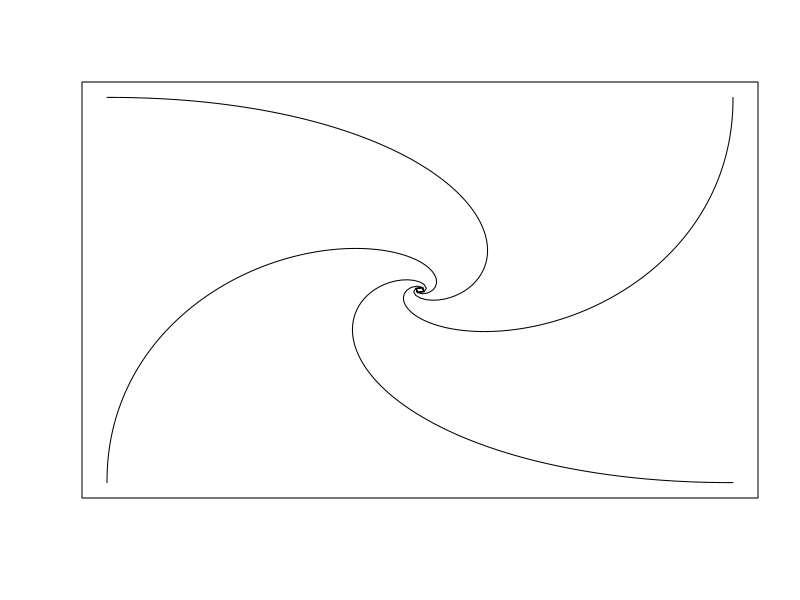

Generate this figure with R:
rm(list=ls())

t = 0.1 #time
v <- 1

Xpos1 <- function(x1, x2, y1 , y2, t, v){
	ans <- v*t* cos(atan( (y2-y1)/(x2-x1)  ))
	return(ans)
}
Ypos1 <- function(x1, x2, y1 , y2, t, v){
	ans <- v*t* sin(atan( (y2-y1)/(x2-x1)  ))
	return(ans)
}

Xpos2 <- function(x2, x3, y2 , y3, t, v){
	ans <- v*t* sin(atan( (x3-x2)/(y3-y2)  ) + pi)
	return(ans)
}
Ypos2 <- function(x2, x3, y2 , y3, t, v){
	ans <- v*t* cos(atan( (x3-x2)/(y3-y2)  ) + pi)
	return(ans)
}

Xpos3 <- function(x3, x4, y3 , y4, t, v){
	ans <- v*t* cos(atan( (y4-y3)/(x4-x3)  ) - pi)
	return(ans)
}
Ypos3 <- function(x3, x4, y3 , y4, t, v){
	ans <- v*t* sin(atan( (y4-y3)/(x4-x3)  ) + pi)
	return(ans)
}

Xpos4 <- function(x4, x1, y4 , y1, t, v){
	ans <- v*t* sin(atan( (x4-x1)/(y4-y1)  ) )
	return(ans)
}
Ypos4 <- function(x4, x1, y4 , y1, t, v){
	ans <- v*t* cos(atan( (x4-x1)/(y4-y1)  ) )
	return(ans)
}

xALLpos = data.frame(x1 = c(-5), x2 = c(5), x3 = c(5), x4 = c(-5))
yALLpos = data.frame(y1 = c(5),  y2 = c(5), y3 = c(-5), y4 = c(-5))
end=500

for( i in 1:end){

 if( yALLpos$y1[i] >= yALLpos$y4[i] && yALLpos$y1[i] >= yALLpos$y2[i]  ){
  tmpX1 <- Xpos1( xALLpos$x1[i], xALLpos$x2[i], yALLpos$y1[i] , yALLpos$y2[i], t, v )
  tmpX2 <- Xpos2( xALLpos$x2[i], xALLpos$x3[i], yALLpos$y2[i] , yALLpos$y3[i], t, v )
  tmpX3 <- Xpos3( xALLpos$x3[i], xALLpos$x4[i], yALLpos$y3[i] , yALLpos$y4[i], t, v )
  tmpX4 <- Xpos4( xALLpos$x4[i], xALLpos$x1[i], yALLpos$y4[i] , yALLpos$y1[i], t, v )

  tmpY1 <- Ypos1( xALLpos$x1[i], xALLpos$x2[i], yALLpos$y1[i] , yALLpos$y2[i], t, v )
  tmpY2 <- Ypos2( xALLpos$x2[i], xALLpos$x3[i], yALLpos$y2[i] , yALLpos$y3[i], t, v )
  tmpY3 <- Ypos3( xALLpos$x3[i], xALLpos$x4[i], yALLpos$y3[i] , yALLpos$y4[i], t, v )
  tmpY4 <- Ypos4( xALLpos$x4[i], xALLpos$x1[i], yALLpos$y4[i] , yALLpos$y1[i], t, v )
   
    as.data.frame(XtmpVec <- c( tmpX1, tmpX2, tmpX3, tmpX4) + xALLpos[i,])
    as.data.frame(YtmpVec <- c( tmpY1, tmpY2, tmpY3, tmpY4) + yALLpos[i,])

    xALLpos <- rbind(xALLpos, XtmpVec)
    yALLpos <- rbind(yALLpos, YtmpVec)
 }else{
  if(yALLpos$y1[i] < yALLpos$y4[i] && yALLpos$y1[i] >= yALLpos$y2[i] ){
	tmpX4 <- Xpos1( xALLpos$x4[i], xALLpos$x1[i], yALLpos$y4[i] , yALLpos$y1[i], t, v )
	tmpX1 <- Xpos2( xALLpos$x1[i], xALLpos$x2[i], yALLpos$y1[i] , yALLpos$y2[i], t, v )
	tmpX2 <- Xpos3( xALLpos$x2[i], xALLpos$x3[i], yALLpos$y2[i] , yALLpos$y3[i], t, v )
	tmpX3 <- Xpos4( xALLpos$x3[i], xALLpos$x4[i], yALLpos$y3[i] , yALLpos$y4[i], t, v )

	tmpY4 <- Ypos1( xALLpos$x4[i], xALLpos$x1[i], yALLpos$y4[i] , yALLpos$y1[i], t, v )
	tmpY1 <- Ypos2( xALLpos$x1[i], xALLpos$x2[i], yALLpos$y1[i] , yALLpos$y2[i], t, v )
	tmpY2 <- Ypos3( xALLpos$x2[i], xALLpos$x3[i], yALLpos$y2[i] , yALLpos$y3[i], t, v )
	tmpY3 <- Ypos4( xALLpos$x3[i], xALLpos$x4[i], yALLpos$y3[i] , yALLpos$y4[i], t, v )
   
    as.data.frame(XtmpVec <- c( tmpX1, tmpX2, tmpX3, tmpX4) + xALLpos[i,])
    as.data.frame(YtmpVec <- c( tmpY1, tmpY2, tmpY3, tmpY4) + yALLpos[i,])

    xALLpos <- rbind(xALLpos, XtmpVec)
    yALLpos <- rbind(yALLpos, YtmpVec)
  }else{
	if(yALLpos$y1[i] < yALLpos$y4[i] && yALLpos$y1[i] < yALLpos$y2[i] ){
	tmpX3 <- Xpos1( xALLpos$x3[i], xALLpos$x4[i], yALLpos$y3[i] , yALLpos$y4[i], t, v )
	tmpX4 <- Xpos2( xALLpos$x4[i], xALLpos$x1[i], yALLpos$y4[i] , yALLpos$y1[i], t, v )
	tmpX1 <- Xpos3( xALLpos$x1[i], xALLpos$x2[i], yALLpos$y1[i] , yALLpos$y2[i], t, v )
	tmpX2 <- Xpos4( xALLpos$x2[i], xALLpos$x3[i], yALLpos$y2[i] , yALLpos$y3[i], t, v )

	tmpY3 <- Ypos1( xALLpos$x3[i], xALLpos$x4[i], yALLpos$y3[i] , yALLpos$y4[i], t, v )
	tmpY4 <- Ypos2( xALLpos$x4[i], xALLpos$x1[i], yALLpos$y4[i] , yALLpos$y1[i], t, v )
	tmpY1 <- Ypos3( xALLpos$x1[i], xALLpos$x2[i], yALLpos$y1[i] , yALLpos$y2[i], t, v )
	tmpY2 <- Ypos4( xALLpos$x2[i], xALLpos$x3[i], yALLpos$y2[i] , yALLpos$y3[i], t, v )
   
    as.data.frame(XtmpVec <- c( tmpX1, tmpX2, tmpX3, tmpX4) + xALLpos[i,])
    as.data.frame(YtmpVec <- c( tmpY1, tmpY2, tmpY3, tmpY4) + yALLpos[i,])

    xALLpos <- rbind(xALLpos, XtmpVec)
    yALLpos <- rbind(yALLpos, YtmpVec)
	}else{

		tmpX2 <- Xpos1( xALLpos$x2[i], xALLpos$x3[i], yALLpos$y2[i] , yALLpos$y3[i], t, v )
		tmpX3 <- Xpos2( xALLpos$x3[i], xALLpos$x4[i], yALLpos$y3[i] , yALLpos$y4[i], t, v )
		tmpX4 <- Xpos3( xALLpos$x4[i], xALLpos$x1[i], yALLpos$y4[i] , yALLpos$y1[i], t, v )
		tmpX1 <- Xpos4( xALLpos$x1[i], xALLpos$x2[i], yALLpos$y1[i] , yALLpos$y2[i], t, v )

		tmpY2 <- Ypos1( xALLpos$x2[i], xALLpos$x3[i], yALLpos$y2[i] , yALLpos$y3[i], t, v )
		tmpY3 <- Ypos2( xALLpos$x3[i], xALLpos$x4[i], yALLpos$y3[i] , yALLpos$y4[i], t, v )
		tmpY4 <- Ypos3( xALLpos$x4[i], xALLpos$x1[i], yALLpos$y4[i] , yALLpos$y1[i], t, v )
		tmpY1 <- Ypos4( xALLpos$x1[i], xALLpos$x2[i], yALLpos$y1[i] , yALLpos$y2[i], t, v )
   
    		as.data.frame(XtmpVec <- c( tmpX1, tmpX2, tmpX3, tmpX4) + xALLpos[i,])
    		as.data.frame(YtmpVec <- c( tmpY1, tmpY2, tmpY3, tmpY4) + yALLpos[i,])

    		xALLpos <- rbind(xALLpos, XtmpVec)
    		yALLpos <- rbind(yALLpos, YtmpVec)

	}
  }
 }
}

plot(xALLpos$x1,yALLpos$y1, type="l", xlim=c(-5,5), ylim=c(-5,5), xlab="",ylab="", xaxt="n",yaxt="n")
matplot(xALLpos$x2, yALLpos$y2, type="l", xlim=c(-5,5), ylim=c(-5,5),add=T)
matplot(xALLpos$x3, yALLpos$y3, type="l", xlim=c(-5,5), ylim=c(-5,5),add=T)
matplot(xALLpos$x4, yALLpos$y4, type="l", xlim=c(-5,5), ylim=c(-5,5),add=T)



